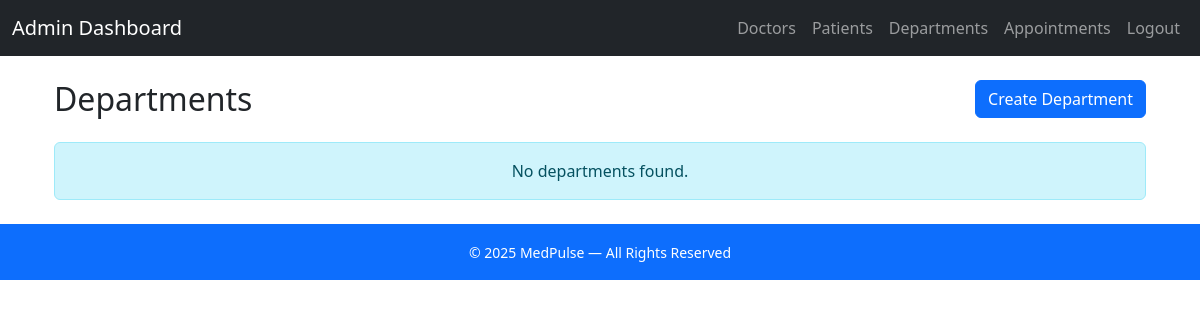
The app's page /admin/departments (signed in), older data.
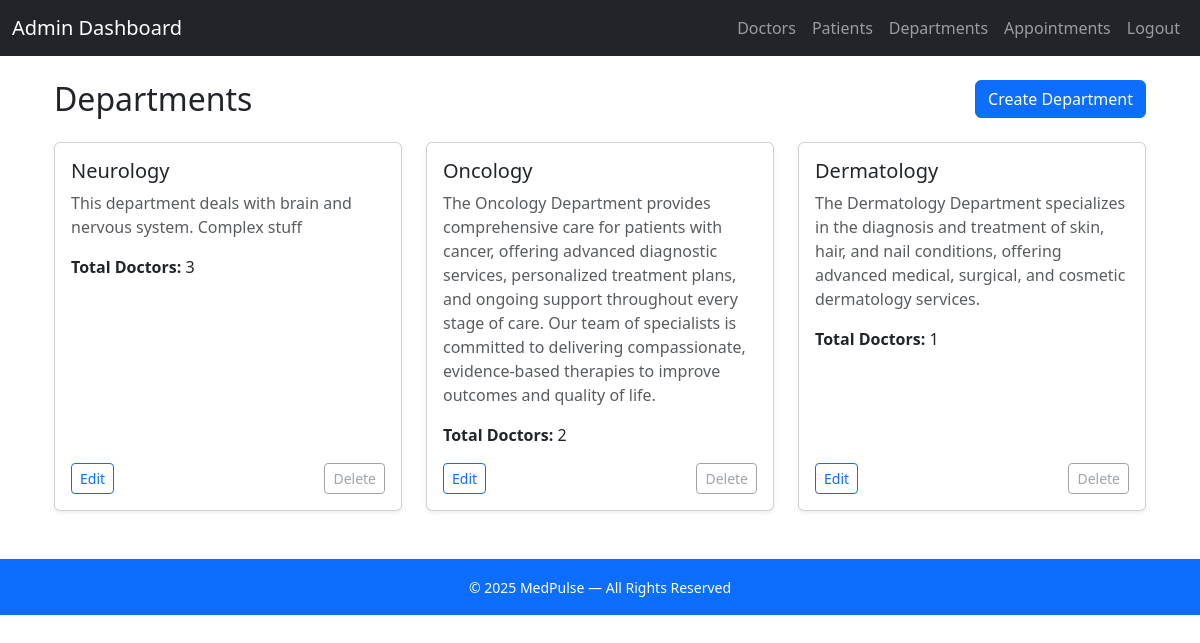
The same page, newer data.
### controller/models.py (models this page shows)
class Department(db.Model):
    __tablename__='department'
    department_id=db.Column(db.Integer,primary_key=True,autoincrement=True)
    name=db.Column(db.String(50), nullable=False,unique=True)
    description=db.Column(db.Text, nullable=False)
    doctors = db.relationship('Doctor', back_populates='department',uselist=True)

### controller/admin_routes.py (the view)
@admin.route('/departments')
@login_required
def admin_departments():
    if current_user.role.role != 'Admin':
        flash("You are not authorized to perform this action.", "danger")
        return redirect(url_for('main.dashboard'))
    else:
        departments=Department.query.all()
        return render_template('Admin/admin_department.html',departments=departments)

### app.py (called while the page is built)
@app.before_request
def force_logout_blacklisted():
    if current_user.is_authenticated and current_user.blacklisted:
        logout_user()
        flash("Your account has been disabled.", "danger")
        return redirect(url_for('main.home'))

@app.context_processor
def inject_current_year():
    return {"current_year": datetime.now().year}

### controller/routes.py (called while the page is built)
@login_manager.user_loader
def load_user(user_id):
    return User.query.get(int(user_id))

### templates/Admin/admin_department.html (shortened to what this page needs)
{% extends 'Admin/base.html' %}
{% block content %}
<div class="container mt-4">
    <div class="d-flex justify-content-between align-items-center mb-4">
        <h2 class="mb-0">Departments</h2>
        <a href="{{ url_for('admin.admin_create_department') }}" class="btn btn-primary">
             Create Department
        </a>
    </div>
    {% if departments %}
        <div class="row">
            {% for dept in departments %}
                <div class="col-md-6 col-lg-4 mb-4">
                    <div class="card shadow-sm h-100">
                        <div class="card-body d-flex flex-column">
                            <h5 class="card-title">{{ dept.name }}</h5>
                            <p class="card-text text-muted">{{ dept.description }}</p>
                            <p><strong>Total Doctors:</strong> {{ dept.doctors|length}}</p>
                            <div class="mt-auto d-flex justify-content-between">
                                <a href="{{ url_for('admin.admin_edit_department', department_id=dept.department_id) }}"
                                   class="btn btn-sm btn-outline-primary">
                                    Edit
                                </a>
                                 {% if dept.doctors|length == 0 %}
                                    <a href="{{ url_for('admin.admin_delete_department', department_id=dept.department_id) }}"
                                        class="btn btn-sm btn-outline-danger"
                                        onclick="return confirm('Are you sure you want to delete this department?');">
                                        Delete
                                    </a>
                                {% else %}
                                    <button class="btn btn-sm btn-outline-secondary" disabled
                                            title="Cannot delete department with assigned doctors">
                                        Delete
                                    </button>
                                {% endif %}
                            </div>
                        </div>
                    </div>
                </div>
            {% endfor %}
        </div>
    {% else %}
        <div class="alert alert-info text-center">No departments found.</div>
    {% endif %}
</div>
{% endblock %}

Row changes from the older to the newer data that the page shows:
added Department: name "Neurology", description "This department deals with brain and nervous system. Complex stuff", doctors|length "3"
added Department: name "Oncology", description "The Oncology Department provides comprehensive care for patients with cancer, offering advanced diagnostic services, personalized treatment plans, and ongoing support throughout every stage of care. Our team of specialists is committed to delivering compassionate, evidence-based therapies to improve outcomes and quality of life.", doctors|length "2"
added Department: name "Dermatology", description "The Dermatology Department specializes in the diagnosis and treatment of skin, hair, and nail conditions, offering advanced medical, surgical, and cosmetic dermatology services.", doctors|length "1"
Text that changed along with them:
text no longer shown: "No departments found."
